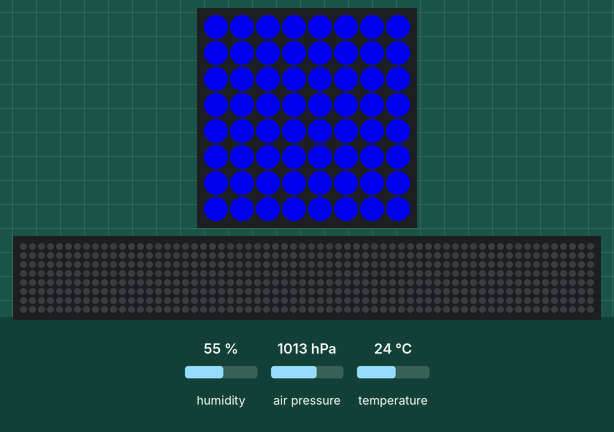
Recording of a program running on a simulated Raspberry Pi (BCM pin numbers) with a Sense HAT. Shown: the Sense HAT's 8×8 RGB LED matrix, a strip that is not on the board, showing the scrolling text unrolled. Inputs (shaded band) come from the test bench; at power-on: humidity 55 %, air pressure 1013 hPa, temperature 24 °C. The 64×8 strip is a reading aid, not a part: it shows the text the matrix is scrolling, unrolled, one strip-width of it at a time. At 32.2 s the program stops and its outputs stay as they are.

Above: at 0.03 s.
At 0.43 s:
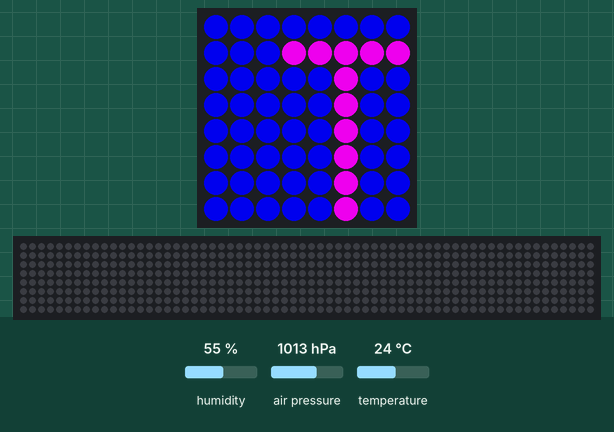
At 8.26 s:
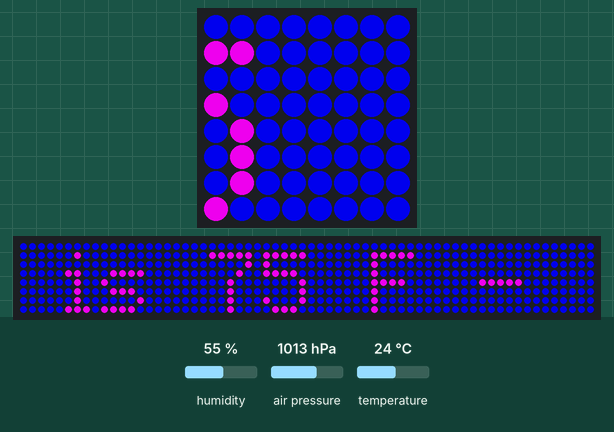
At 16.09 s:
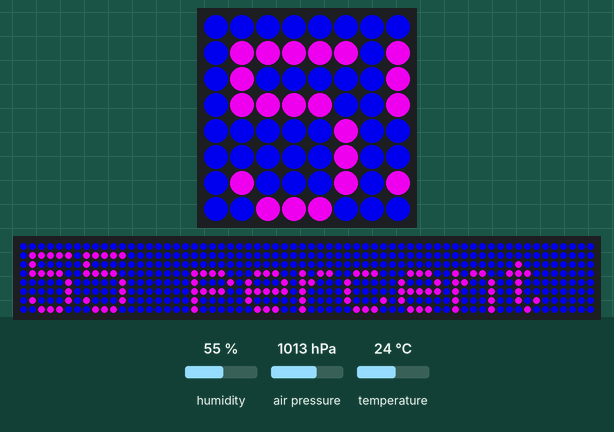
At 24.08 s:
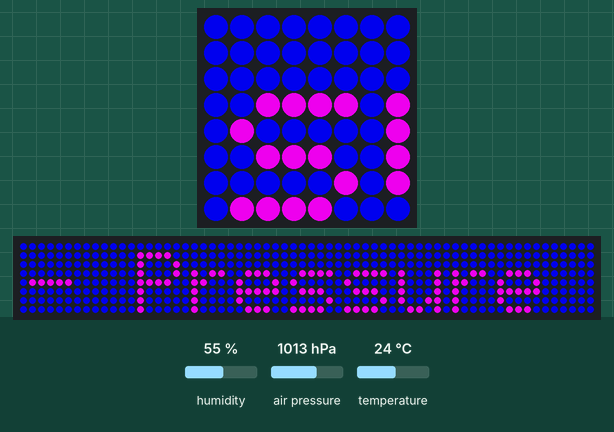
At 32.15 s:
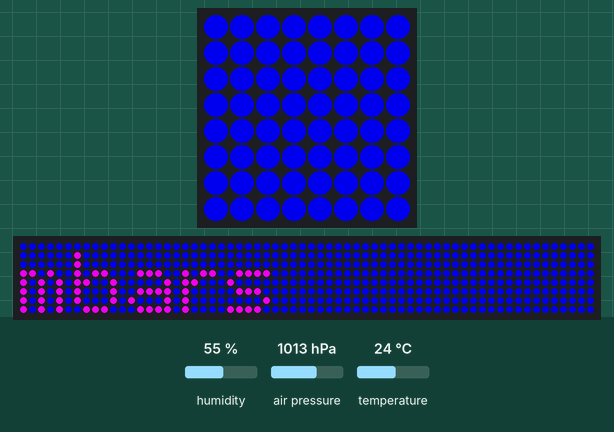

The program:

Weather.py
```python
# https://www.instructables.com/id/Weather-Display-With-Sense-Hat/

from sense_hat import SenseHat
from time import time

sense = SenseHat()
temp = round(sense.get_temperature()*1.8+32)
humidity = round(sense.get_humidity())
pressure = round(sense.get_pressure())

message = 'Temperature is %d F - Humidity is %d percent - Pressure is %d mbars'%(temp,humidity,pressure)
sense.show_message(message, scroll_speed = (0.08), text_colour= [200, 0, 200], back_colour = [0, 0, 200])

sense.clear()
```
